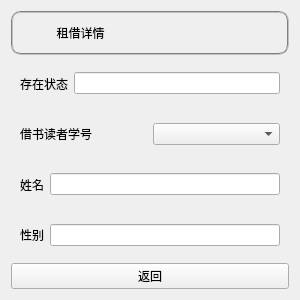
<?xml version="1.0" encoding="UTF-8"?>
<ui version="4.0">
 <class>Rent</class>
 <widget class="QWidget" name="Rent">
  <property name="geometry">
   <rect>
    <x>0</x>
    <y>0</y>
    <width>300</width>
    <height>300</height>
   </rect>
  </property>
  <property name="windowTitle">
   <string>Form</string>
  </property>
  <layout class="QGridLayout" name="gridLayout">
   <item row="0" column="0">
    <widget class="QLabel" name="label">
     <property name="styleSheet">
      <string notr="true">font:75 10pt&quot;黑体&quot;;
border:2px groove gray;border-radius:10px;padding:2px 4px;
</string>
     </property>
     <property name="text">
      <string>           租借详情</string>
     </property>
    </widget>
   </item>
   <item row="1" column="0">
    <widget class="QWidget" name="widget" native="true">
     <layout class="QHBoxLayout" name="horizontalLayout">
      <item>
       <widget class="QLabel" name="label_2">
        <property name="text">
         <string>存在状态</string>
        </property>
       </widget>
      </item>
      <item>
       <widget class="QLineEdit" name="lineEdit"/>
      </item>
     </layout>
    </widget>
   </item>
   <item row="2" column="0">
    <widget class="QWidget" name="widget_2" native="true">
     <layout class="QHBoxLayout" name="horizontalLayout_2">
      <item>
       <widget class="QLabel" name="label_3">
        <property name="text">
         <string>借书读者学号</string>
        </property>
       </widget>
      </item>
      <item>
       <widget class="QComboBox" name="comboBox"/>
      </item>
     </layout>
    </widget>
   </item>
   <item row="3" column="0">
    <widget class="QWidget" name="widget_4" native="true">
     <layout class="QHBoxLayout" name="horizontalLayout_4">
      <item>
       <widget class="QLabel" name="label_4">
        <property name="text">
         <string>姓名</string>
        </property>
       </widget>
      </item>
      <item>
       <widget class="QLineEdit" name="lineEdit_2"/>
      </item>
     </layout>
    </widget>
   </item>
   <item row="4" column="0">
    <widget class="QWidget" name="widget_3" native="true">
     <layout class="QHBoxLayout" name="horizontalLayout_3">
      <item>
       <widget class="QLabel" name="label_5">
        <property name="text">
         <string>性别</string>
        </property>
       </widget>
      </item>
      <item>
       <widget class="QLineEdit" name="lineEdit_3"/>
      </item>
     </layout>
    </widget>
   </item>
   <item row="5" column="0">
    <widget class="QPushButton" name="pushButton">
     <property name="text">
      <string>返回</string>
     </property>
    </widget>
   </item>
  </layout>
 </widget>
 <resources/>
 <connections/>
</ui>
